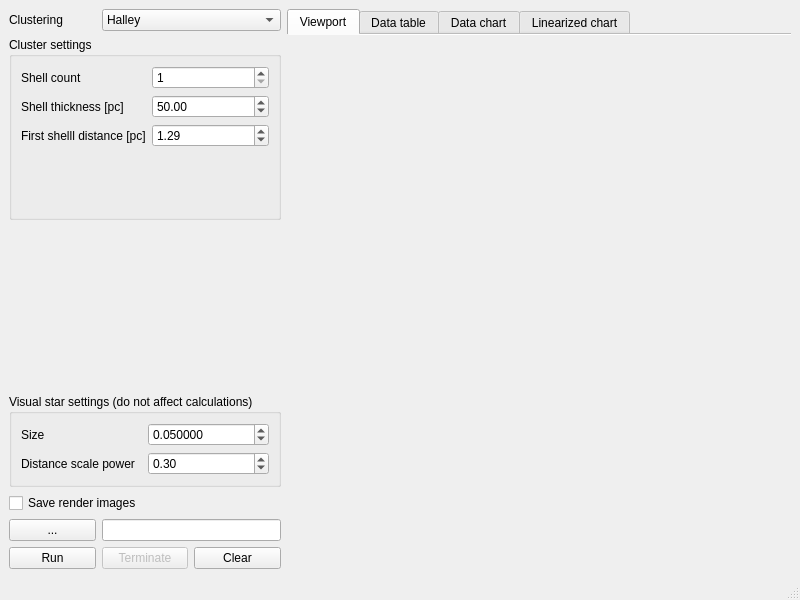
<?xml version="1.0" encoding="UTF-8"?>
<ui version="4.0">
 <class>MainWindow</class>
 <widget class="QMainWindow" name="MainWindow">
  <property name="geometry">
   <rect>
    <x>0</x>
    <y>0</y>
    <width>800</width>
    <height>600</height>
   </rect>
  </property>
  <property name="windowTitle">
   <string>Olbers' Paradox Simulation</string>
  </property>
  <widget class="QWidget" name="centralwidget">
   <layout class="QGridLayout" name="gridLayout" columnstretch="1,3">
    <item row="0" column="1">
     <widget class="QTabWidget" name="tabWidget">
      <property name="currentIndex">
       <number>0</number>
      </property>
      <property name="documentMode">
       <bool>true</bool>
      </property>
      <property name="movable">
       <bool>true</bool>
      </property>
      <widget class="QWidget" name="viewportTab">
       <attribute name="title">
        <string>Viewport</string>
       </attribute>
       <layout class="QGridLayout" name="gridLayout_5">
        <property name="leftMargin">
         <number>0</number>
        </property>
        <property name="topMargin">
         <number>0</number>
        </property>
        <property name="rightMargin">
         <number>0</number>
        </property>
        <property name="bottomMargin">
         <number>0</number>
        </property>
        <item row="0" column="0">
         <layout class="QGridLayout" name="viewportPlaceholder"/>
        </item>
       </layout>
      </widget>
      <widget class="QWidget" name="dataTableTab">
       <attribute name="title">
        <string>Data table</string>
       </attribute>
       <layout class="QGridLayout" name="gridLayout_6">
        <property name="leftMargin">
         <number>0</number>
        </property>
        <property name="topMargin">
         <number>0</number>
        </property>
        <property name="rightMargin">
         <number>0</number>
        </property>
        <property name="bottomMargin">
         <number>0</number>
        </property>
        <item row="0" column="0">
         <widget class="DataTable" name="dataTable" native="true"/>
        </item>
       </layout>
      </widget>
      <widget class="QWidget" name="dataChartTab">
       <attribute name="title">
        <string>Data chart</string>
       </attribute>
       <layout class="QGridLayout" name="gridLayout_4">
        <item row="0" column="0">
         <widget class="DataChart" name="dataChart" native="true"/>
        </item>
       </layout>
      </widget>
      <widget class="QWidget" name="linearizedChartTab">
       <attribute name="title">
        <string>Linearized chart</string>
       </attribute>
       <layout class="QGridLayout" name="gridLayout_8">
        <item row="0" column="0">
         <widget class="LinearizedChart" name="linearizedChart" native="true"/>
        </item>
       </layout>
      </widget>
     </widget>
    </item>
    <item row="0" column="0">
     <layout class="QGridLayout" name="gridLayout_2">
      <item row="6" column="0" colspan="3">
       <widget class="QCheckBox" name="saveRenderCheckBox">
        <property name="text">
         <string>Save render images</string>
        </property>
       </widget>
      </item>
      <item row="7" column="1" colspan="2">
       <widget class="QLineEdit" name="renderSaveLocationLineEdit"/>
      </item>
      <item row="1" column="0" colspan="3">
       <widget class="QGroupBox" name="clusterSettingsGroupBox">
        <property name="title">
         <string>Cluster settings</string>
        </property>
        <layout class="QVBoxLayout" name="verticalLayout">
         <property name="leftMargin">
          <number>0</number>
         </property>
         <property name="topMargin">
          <number>0</number>
         </property>
         <property name="rightMargin">
          <number>0</number>
         </property>
         <property name="bottomMargin">
          <number>0</number>
         </property>
         <item>
          <widget class="QStackedWidget" name="stackedWidget">
           <property name="currentIndex">
            <number>0</number>
           </property>
           <widget class="QWidget" name="page">
            <layout class="QGridLayout" name="gridLayout_3">
             <item row="0" column="0">
              <widget class="QLabel" name="shellCountLabel">
               <property name="text">
                <string>Shell count</string>
               </property>
              </widget>
             </item>
             <item row="1" column="0">
              <widget class="QLabel" name="shellThicknessLabel">
               <property name="text">
                <string>Shell thickness [pc]</string>
               </property>
              </widget>
             </item>
             <item row="1" column="1">
              <widget class="QDoubleSpinBox" name="shellThicknessSpinBox">
               <property name="minimum">
                <double>1.000000000000000</double>
               </property>
               <property name="maximum">
                <double>200.000000000000000</double>
               </property>
               <property name="value">
                <double>50.000000000000000</double>
               </property>
              </widget>
             </item>
             <item row="2" column="1">
              <widget class="QDoubleSpinBox" name="firstShellDistanceSpinBox">
               <property name="minimum">
                <double>0.100000000000000</double>
               </property>
               <property name="value">
                <double>1.290000000000000</double>
               </property>
              </widget>
             </item>
             <item row="2" column="0">
              <widget class="QLabel" name="firstShellDistanceLabel">
               <property name="text">
                <string>First shelll distance [pc]</string>
               </property>
              </widget>
             </item>
             <item row="0" column="1">
              <widget class="QSpinBox" name="shellCountSpinBox">
               <property name="minimum">
                <number>1</number>
               </property>
              </widget>
             </item>
             <item row="3" column="0" colspan="2">
              <spacer name="verticalSpacer_2">
               <property name="orientation">
                <enum>Qt::Vertical</enum>
               </property>
               <property name="sizeHint" stdset="0">
                <size>
                 <width>20</width>
                 <height>40</height>
                </size>
               </property>
              </spacer>
             </item>
            </layout>
           </widget>
           <widget class="QWidget" name="page_2">
            <layout class="QGridLayout" name="gridLayout_7">
             <item row="2" column="0">
              <widget class="QLabel" name="spacingLabel">
               <property name="text">
                <string>Spacing [pc]</string>
               </property>
              </widget>
             </item>
             <item row="0" column="0">
              <widget class="QLabel" name="levelCountLabel">
               <property name="text">
                <string>Level count</string>
               </property>
              </widget>
             </item>
             <item row="3" column="0">
              <widget class="QCheckBox" name="centralClusterCheckBox">
               <property name="sizePolicy">
                <sizepolicy hsizetype="Maximum" vsizetype="Fixed">
                 <horstretch>0</horstretch>
                 <verstretch>0</verstretch>
                </sizepolicy>
               </property>
               <property name="layoutDirection">
                <enum>Qt::RightToLeft</enum>
               </property>
               <property name="styleSheet">
                <string notr="true">padding-left: 10px;</string>
               </property>
               <property name="text">
                <string>Central L0 Cluster</string>
               </property>
              </widget>
             </item>
             <item row="1" column="0">
              <widget class="QLabel" name="countPerLevelLabel">
               <property name="text">
                <string>Count per level</string>
               </property>
              </widget>
             </item>
             <item row="0" column="1">
              <widget class="QSpinBox" name="levelCountSpinBox">
               <property name="minimum">
                <number>1</number>
               </property>
              </widget>
             </item>
             <item row="2" column="1">
              <widget class="QDoubleSpinBox" name="spacingSpinBox">
               <property name="value">
                <double>1.000000000000000</double>
               </property>
              </widget>
             </item>
             <item row="1" column="1">
              <widget class="QSpinBox" name="countPerLevelSpinBox">
               <property name="minimum">
                <number>1</number>
               </property>
               <property name="value">
                <number>2</number>
               </property>
              </widget>
             </item>
             <item row="5" column="0" colspan="2">
              <spacer name="verticalSpacer_3">
               <property name="orientation">
                <enum>Qt::Vertical</enum>
               </property>
               <property name="sizeHint" stdset="0">
                <size>
                 <width>20</width>
                 <height>40</height>
                </size>
               </property>
              </spacer>
             </item>
            </layout>
           </widget>
          </widget>
         </item>
        </layout>
       </widget>
      </item>
      <item row="9" column="2">
       <widget class="QPushButton" name="clearButton">
        <property name="text">
         <string>Clear</string>
        </property>
       </widget>
      </item>
      <item row="0" column="1" colspan="2">
       <widget class="QComboBox" name="clusteringComboBox">
        <item>
         <property name="text">
          <string>Halley</string>
         </property>
        </item>
        <item>
         <property name="text">
          <string>Fractal</string>
         </property>
        </item>
       </widget>
      </item>
      <item row="9" column="1">
       <widget class="QPushButton" name="terminateButton">
        <property name="enabled">
         <bool>false</bool>
        </property>
        <property name="text">
         <string>Terminate</string>
        </property>
       </widget>
      </item>
      <item row="0" column="0">
       <widget class="QLabel" name="clusteringLabel">
        <property name="text">
         <string>Clustering</string>
        </property>
       </widget>
      </item>
      <item row="2" column="0" colspan="3">
       <spacer name="verticalSpacer">
        <property name="orientation">
         <enum>Qt::Vertical</enum>
        </property>
        <property name="sizeHint" stdset="0">
         <size>
          <width>20</width>
          <height>40</height>
         </size>
        </property>
       </spacer>
      </item>
      <item row="7" column="0">
       <widget class="QPushButton" name="renderSaveLocationButton">
        <property name="text">
         <string>...</string>
        </property>
       </widget>
      </item>
      <item row="9" column="0">
       <widget class="QPushButton" name="runButton">
        <property name="text">
         <string>Run</string>
        </property>
       </widget>
      </item>
      <item row="3" column="0" colspan="3">
       <widget class="QGroupBox" name="visualSettingsGroupBox">
        <property name="title">
         <string>Visual star settings (do not affect calculations)</string>
        </property>
        <layout class="QGridLayout" name="gridLayout_9">
         <item row="0" column="0">
          <widget class="QLabel" name="sizeLabel">
           <property name="text">
            <string>Size</string>
           </property>
          </widget>
         </item>
         <item row="0" column="1">
          <widget class="QDoubleSpinBox" name="sizeSpinBox">
           <property name="decimals">
            <number>6</number>
           </property>
           <property name="stepType">
            <enum>QAbstractSpinBox::AdaptiveDecimalStepType</enum>
           </property>
           <property name="value">
            <double>0.050000000000000</double>
           </property>
          </widget>
         </item>
         <item row="1" column="0">
          <widget class="QLabel" name="distanceScalePowerLabel">
           <property name="text">
            <string>Distance scale power</string>
           </property>
          </widget>
         </item>
         <item row="1" column="1">
          <widget class="QDoubleSpinBox" name="distanceScalePowerSpinBox">
           <property name="stepType">
            <enum>QAbstractSpinBox::AdaptiveDecimalStepType</enum>
           </property>
           <property name="value">
            <double>0.300000000000000</double>
           </property>
          </widget>
         </item>
        </layout>
       </widget>
      </item>
     </layout>
    </item>
   </layout>
  </widget>
  <widget class="QMenuBar" name="menubar">
   <property name="geometry">
    <rect>
     <x>0</x>
     <y>0</y>
     <width>800</width>
     <height>24</height>
    </rect>
   </property>
  </widget>
  <widget class="QStatusBar" name="statusbar"/>
 </widget>
 <customwidgets>
  <customwidget>
   <class>DataTable</class>
   <extends>QWidget</extends>
   <header>DataTable.h</header>
   <container>1</container>
  </customwidget>
  <customwidget>
   <class>DataChart</class>
   <extends>QWidget</extends>
   <header>DataChart.h</header>
   <container>1</container>
  </customwidget>
  <customwidget>
   <class>LinearizedChart</class>
   <extends>QWidget</extends>
   <header>LinearizedChart.h</header>
   <container>1</container>
  </customwidget>
 </customwidgets>
 <resources/>
 <connections/>
</ui>
